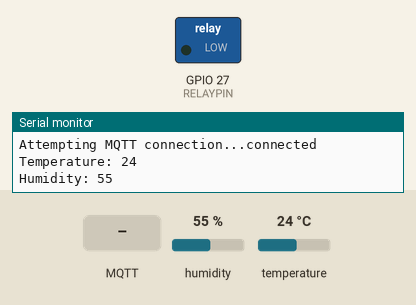
This sketch was run on a simulated ESP32. Parts: switched loads named in the sketch (green lamp = pin HIGH), the last lines printed to the serial monitor. The inputs (shaded band) are chosen by the test bench; at power-on: humidity 55 %, temperature 24 °C. WiFi joins after 1.5 s; servers stay silent unless stated; no MQTT or app messages arrive unless stated.

Above: at 2.7 s.
2.8 s: MQTT message "1" arrives on the first subscribed topic
At 3.9 s:
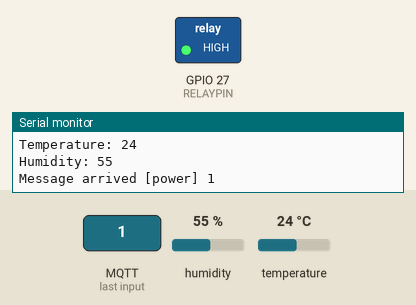
4.3 s: MQTT message "0" arrives on the first subscribed topic
At 5.0 s:
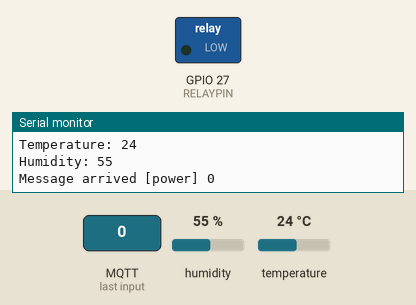
Timing chart, 0 to 7.3 s (numbered marks = the images above; inputs shaded):
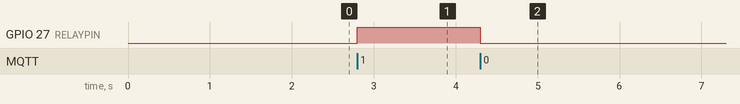

The sketch:

mqtt.ino.ino
```cpp
#include <DHTesp.h>
#include <WiFi.h>
#include <WiFiClient.h>
#include <PubSubClient.h>

#define DHT11PIN 18
#define RELAYPIN 27


const char* ssid = "ASUS";
const char* password = "jingai.love";
const char* mqtt_server = "47.104.142.113"; // 使用HIVEMQ 的信息中转服务
const char* mqtt_username = "admin";
const char* mqtt_password = "111220179";
const char* sub_topic = "power";                     // 订阅信息主题
const char* pub_topic_1 = "temperature";                     // 发布信息主题
const char* pub_topic_2 = "state";                     // 发布信息主题
const char* client_id = "esp32";                   // 标识当前设备的客户端编号
int state = 0;

DHTesp dht;
TaskHandle_t tempTaskHandle = NULL;
WiFiClient espClient;                                                         // 定义wifiClient实例
PubSubClient client(espClient);                                         // 定义PubSubClient的实例
long lastMsg = 0;                                                               // 记录上一次发送信息的时长

void setup() {
  pinMode(RELAYPIN, OUTPUT);                               // 定义继电器输出引脚
  Serial.begin(115200);
  dht.setup(DHT11PIN, DHTesp::DHT11);
  setup_wifi();                                                                    //执行Wifi初始化，下文有具体描述
  client.setServer(mqtt_server, 61613);                              //设定MQTT服务器与使用的端口，1883是默认的MQTT端口
  client.setCallback(callback);                                          //设定回调方式，当ESP8266收到订阅消息时会调用此方法
}

void setup_wifi() {

  delay(10);
  // 板子通电后要启动，稍微等待一下让板子点亮
  Serial.println();
  Serial.print("Connecting to ");
  Serial.println(ssid);

  WiFi.begin(ssid, password);

  while (WiFi.status() != WL_CONNECTED) {
    delay(500);
    Serial.print(".");
  }

  Serial.println("");
  Serial.println("WiFi connected");
  Serial.println("IP address: ");
  Serial.println(WiFi.localIP());
}

void callback(char* topic, byte* payload, unsigned int length) {
  Serial.print("Message arrived [");
  Serial.print(topic);   // 打印主题信息
  Serial.print("] ");
  for (int i = 0; i < length; i++) {
    Serial.print((char)payload[i]); // 打印主题内容
  }
  Serial.println();

  if ((char)payload[0] == '1') {
    digitalWrite(RELAYPIN, HIGH);   // 亮灯
    state = 1;
  } else {
    digitalWrite(RELAYPIN, LOW);   // 熄灯
    state = 0;
  }
  //发布电源状态消息
  char pub2[20];
  sprintf(pub2, "state:%d",state);
  client.publish(pub_topic_2, pub2);
}

void reconnect() {
  while (!client.connected()) {
    Serial.print("Attempting MQTT connection...");
    // Attempt to connect
    if (client.connect(client_id,mqtt_username,mqtt_password)) {
      Serial.println("connected");
      // 连接成功时订阅主题
      client.subscribe(sub_topic);
    } else {
      Serial.print("failed, rc=");
      Serial.print(client.state());
      Serial.println(" try again in 5 seconds");
      // Wait 5 seconds before retrying
      delay(5000);
    }
  }
}

void loop() {

  if (!client.connected()) {
    reconnect();
  }
  client.loop();

  long now = millis();
  if (now - lastMsg > 2000) {
    char pub1[20];
    TempAndHumidity lastValues = dht.getTempAndHumidity();
    Serial.println("Temperature: " + String(lastValues.temperature,0));
    Serial.println("Humidity: " + String(lastValues.humidity,0));
    lastMsg = now;
    sprintf(pub1, "Temperature:%f#Humidity:%f",lastValues.temperature,lastValues.humidity);
    client.publish(pub_topic_1, pub1);
  }
}
```

Measured:
- after the input at 2.8 s, GPIO 27 (RELAYPIN): LOW → HIGH at once
- after the input at 4.3 s, GPIO 27 (RELAYPIN): HIGH → LOW at once
